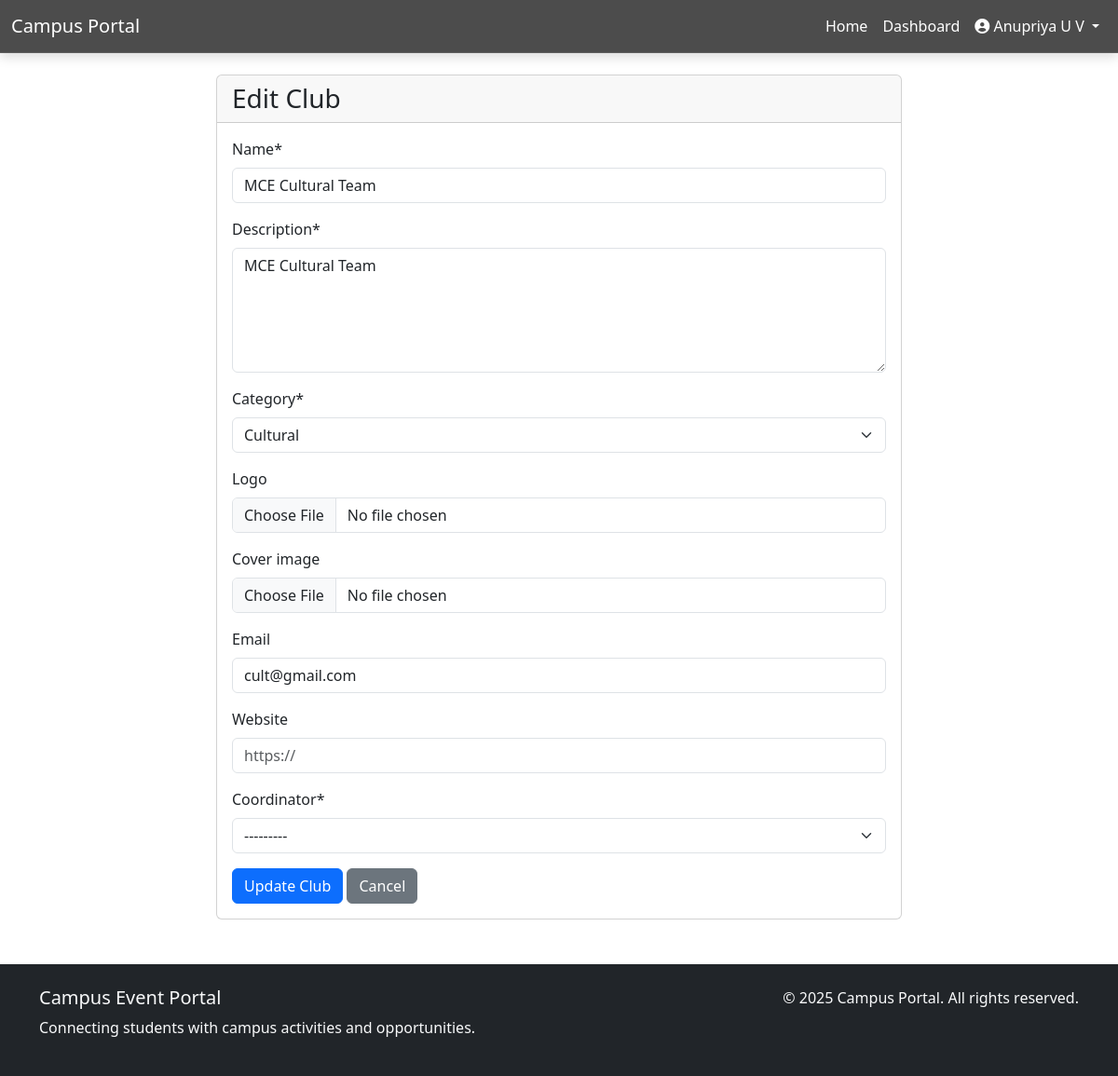
Screenshot of /clubs/mce-cultural-team/edit/ (signed in) with the database file from the repository.
### apps/accounts/models.py (models this page shows, shortened)
class User(AbstractBaseUser, PermissionsMixin):
    ROLE_CHOICES = [
        ('ADMIN', 'Administrator'),
        ('COORDINATOR', 'Club Coordinator'),
        ('STUDENT', 'Student'),
    ]
    email = models.EmailField(unique=True)
    username = models.CharField(max_length=150, unique=True)
    first_name = models.CharField(max_length=100)
    last_name = models.CharField(max_length=100)
    role = models.CharField(max_length=20, choices=ROLE_CHOICES, default='STUDENT')
    usn = models.CharField(max_length=20, blank=True, null=True, unique=True)
    department = models.CharField(max_length=100, blank=True)
    semester = models.IntegerField(blank=True, null=True)
    phone = models.CharField(max_length=15, blank=True)
    avatar = models.ImageField(upload_to='user_avatars/', blank=True, null=True)
    bio = models.TextField(blank=True)
    is_active = models.BooleanField(default=True)
    is_staff = models.BooleanField(default=False)
    date_joined = models.DateTimeField(default=timezone.now)
    objects = UserManager()
    USERNAME_FIELD = 'email'
    REQUIRED_FIELDS = ['username', 'first_name', 'last_name']
    class Meta:
        db_table = 'users'
        verbose_name = 'User'
        verbose_name_plural = 'Users'
    def __str__(self):
        return f"{self.get_full_name()} ({self.role})"
    def get_full_name(self):
        return f"{self.first_name} {self.last_name}"

### apps/clubs/models.py (models this page shows, shortened)
class Club(models.Model):
    CATEGORY_CHOICES = [
        ('TECHNICAL', 'Technical'),
        ('CULTURAL', 'Cultural'),
        ('SPORTS', 'Sports'),
        ('SOCIAL', 'Social Service'),
        ('ARTS', 'Arts & Creativity'),
        ('OTHER', 'Other'),
    ]
    name = models.CharField(max_length=200, unique=True)
    slug = models.SlugField(max_length=200, unique=True, blank=True)
    description = models.TextField()
    category = models.CharField(max_length=20, choices=CATEGORY_CHOICES)
    logo = models.ImageField(upload_to='club_logos/', blank=True, null=True)
    cover_image = models.ImageField(upload_to='club_covers/', blank=True, null=True)
    coordinator = models.ForeignKey(
        settings.AUTH_USER_MODEL,
        on_delete=models.SET_NULL,
        null=True,
        related_name='coordinated_clubs',
        limit_choices_to={'role': 'COORDINATOR'}
    )
    members = models.ManyToManyField(
        settings.AUTH_USER_MODEL,
        through='ClubMembership',
        related_name='clubs'
    )
    email = models.EmailField(blank=True)
    website = models.URLField(blank=True)
    social_links = models.JSONField(default=dict, blank=True)
    is_active = models.BooleanField(default=True)
    created_at = models.DateTimeField(auto_now_add=True)
    updated_at = models.DateTimeField(auto_now=True)
    class Meta:
        db_table = 'clubs'
        ordering = ['name']

### apps/clubs/views.py (the view, shortened to what this page needs)
# urls.py: path('<slug:slug>/edit/', views.ClubUpdateView.as_view(), name='club_update'),
class ClubUpdateView(LoginRequiredMixin, UserPassesTestMixin, UpdateView):
    model = Club
    form_class = ClubForm
    template_name = 'clubs/club_form.html'
    slug_field = 'slug'
    slug_url_kwarg = 'slug'
    def test_func(self):
        club = self.get_object()
        return club.coordinator == self.request.user

### templates/clubs/club_form.html (shortened to what this page needs)
{% extends 'base.html' %}
{% load crispy_forms_tags %}
{% block content %}
  <div class="container mt-4">
    <div class="row justify-content-center">
      <div class="col-md-8">
        <div class="card">
          <div class="card-header">
            <h3 class="mb-0">{% if form.instance.pk %}Edit Club{% else %}Create New Club{% endif %}</h3>
          </div>
          <div class="card-body">
            <form method="post" enctype="multipart/form-data">
              {{ form|crispy }}
              <button type="submit" class="btn btn-primary">
                {% if form.instance.pk %}Update Club{% else %}Create Club{% endif %}
              </button>
              <a href="{% url 'accounts:dashboard' %}" class="btn btn-secondary">Cancel</a>
            </form>
          </div>
        </div>
      </div>
    </div>
  </div>
{% endblock %}

### templates/navbar.html (shortened to what this page needs)
{% load static %}
<nav class="navbar navbar-expand-lg navbar-dark bg-transparent navbar-fixed navbar-transparent">
    <div class="container-fluid">
        <a class="navbar-brand" href="{% url 'home' %}">
            Campus Portal
        </a>
        <div class="collapse navbar-collapse" id="navbarNav">
            <ul class="navbar-nav ms-auto">
                <li class="nav-item">
                    <a class="nav-link" href="{% url 'home' %}">Home</a>
                </li>
                {% if user.is_authenticated %}
                    <li class="nav-item">
                        <a class="nav-link" href="{% url 'accounts:dashboard' %}">Dashboard</a>
                    </li>
                    <li class="nav-item dropdown">
                        <a class="nav-link dropdown-toggle" href="#" role="button" data-bs-toggle="dropdown">
                            <i class="fas fa-user-circle"></i> {{ user.get_full_name }}
                        </a>
                    </li>
                {% endif %}
            </ul>
        </div>
    </div>
</nav>

### templates/base.html (style rules this page uses)
.navbar-fixed { position: fixed; top: 0; left: 0; width: 100%; z-index: 1030; }
.navbar-transparent { background-color: rgba(0, 0, 0, 0.7) !important; backdrop-filter: blur(10px); -webkit-backdrop-filter: blur(10px); box-shadow: 0 4px 12px rgba(0, 0, 0, 0.15); border-bottom: 1px solid rgba(255, 255, 255, 0.1); }
.navbar-transparent .navbar-brand, .navbar-transparent .nav-link { color: white !important; }
body { padding-top: 56px; }

### rows the page displays
User: get_full_name "Anupriya U V"
Club: name "MCE Cultural Team", description "MCE Cultural Team", category "Cultural", email "cult@gmail.com", coordinator "---------"
